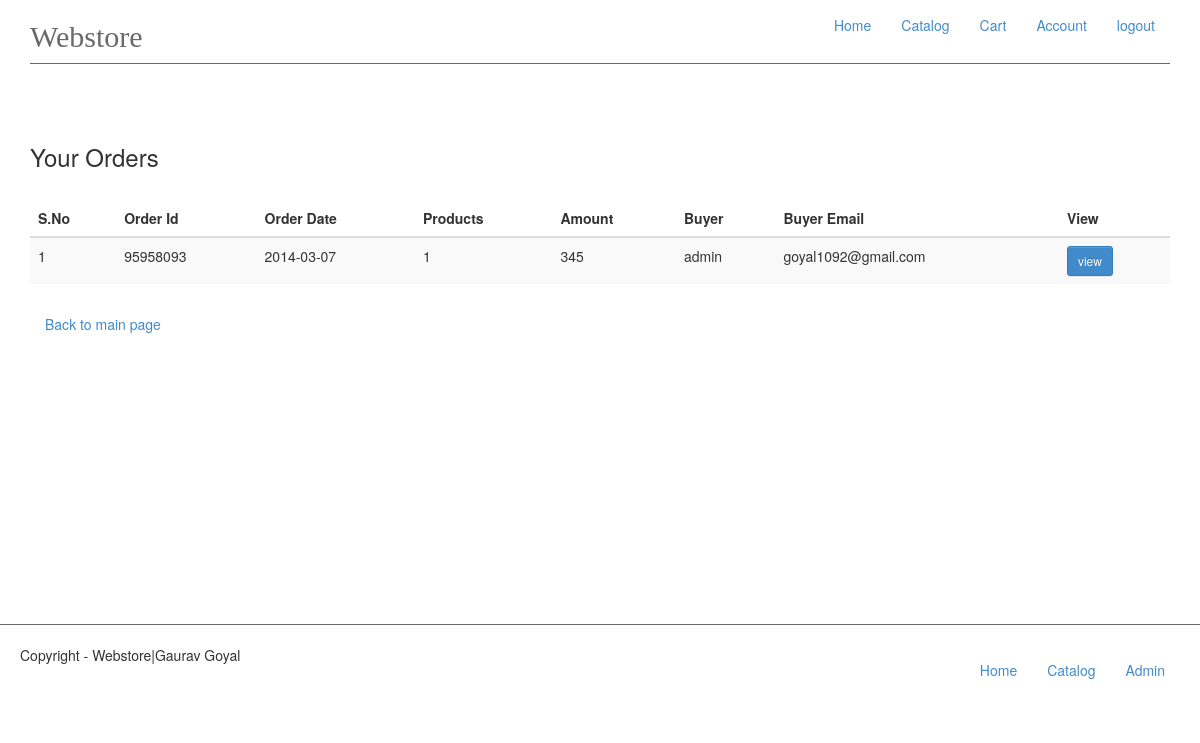
The app's page /user/account/order (signed in), older data.
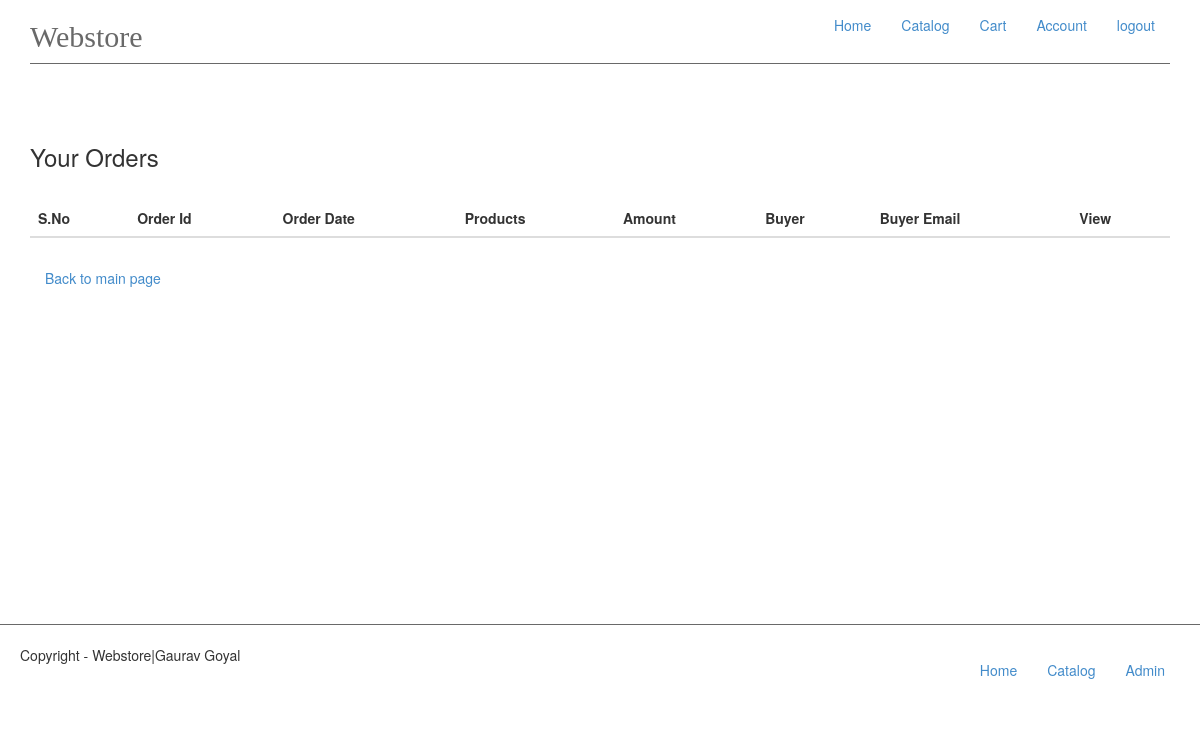
The same page, newer data.
### app/models.py (models this page shows)
class OrderId(db.Model):
    id = db.Column(db.Integer, primary_key=True)
    order_id = db.Column(db.Integer, unique=True)
    buyer_name = db.Column(db.String(60))
    buyer_address = db.Column(db.String(200))
    total_products = db.Column(db.Integer)
    date = db.Column(db.DATE)
    email = db.Column(db.String(120))
    phone = db.Column(db.Integer)
    total_amount = db.Column(db.Integer)
    user = db.Column(db.String(60))

### app/views.py (the view)
@app.route('/user/account/order')
def user_order():
    if 'username' in session:
        order = OrderId.query.filter_by(email=session['username'])
        return render_template('user-panel/user_order.html', order=order, cart_view=True)
    else:
        flash('Please Login', 'text-danger')
        return redirect(url_for('index'))

### app/templates/user-panel/user_order.html
{% extends 'base.html' %}
{% block content %}
    <h3>Your Orders</h3>
    <br>
    <table class="table table-striped table-responsive col-md-6" id="cart_table">
        <thead>
        <tr>
            <th>S.No</th>
            <th>Order Id</th>
            <th>Order Date</th>
            <th>Products</th>
            <th>Amount</th>
            <th>Buyer
            </th>
            <th>Buyer Email</th>
            <th>View</th>
        </tr>
        </thead>
        <tbody>
        {% for item in order %}
            <tr>
                <td>{{ loop.index }}</td>
                <td>{{ item.order_id }}</td>
                <td>{{ item.date }}</td>
                <td>{{ item.total_products }}</td>
                <td>{{ item.total_amount }}</td>
                <td>{{ item.buyer_name }}</td>
                <td>{{ item.email }}</td>
                <td>
                    <a href="{{ url_for('specific_user_order', pk = item.id )}}" class="btn btn-sm btn-primary">view</a>
                </td>
            </tr>
        {% endfor %}
        </tbody>
    </table>
    <div class="col-md-12"><a href="{{ url_for('user_base') }}">Back to main page</a></div>
{% endblock %}

Row changes from the older to the newer data that the page shows:
no longer on this page (row edited): OrderId: order_id "95958093", date "2014-03-07", total_products "1", total_amount "345", buyer_name "admin", email "goyal1092@gmail.com"
